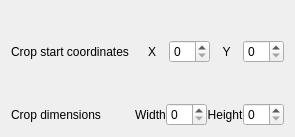
<ui version="4.0" >
 <author></author>
 <comment></comment>
 <exportmacro></exportmacro>
 <class>cropOp</class>

        <widget class="QWidget" name="cropOp">
         <layout class="QFormLayout" name="formLayout_4">
          <property name="verticalSpacing">
           <number>40</number>
          </property>
          <property name="topMargin">
           <number>40</number>
          </property>
          <item row="0" column="0">
           <widget class="QLabel" name="label_14">
            <property name="text">
             <string>Crop start coordinates</string>
            </property>
           </widget>
          </item>
          <item row="0" column="1">
           <layout class="QHBoxLayout" name="horizontalLayout_19">
            <item>
             <widget class="QLabel" name="label_30">
              <property name="text">
               <string>X</string>
              </property>
              <property name="alignment">
               <set>Qt::AlignCenter</set>
              </property>
             </widget>
            </item>
            <item>
             <widget class="QSpinBox" name="spinBox_21"/>
            </item>
            <item>
             <widget class="QLabel" name="label_31">
              <property name="text">
               <string>Y</string>
              </property>
              <property name="alignment">
               <set>Qt::AlignCenter</set>
              </property>
             </widget>
            </item>
            <item>
             <widget class="QSpinBox" name="spinBox_22"/>
            </item>
           </layout>
          </item>
          <item row="1" column="0">
           <widget class="QLabel" name="label_15">
            <property name="text">
             <string>Crop dimensions</string>
            </property>
           </widget>
          </item>
          <item row="1" column="1">
           <layout class="QHBoxLayout" name="horizontalLayout_22">
            <item>
             <widget class="QLabel" name="label_35">
              <property name="text">
               <string>Width</string>
              </property>
              <property name="alignment">
               <set>Qt::AlignCenter</set>
              </property>
             </widget>
            </item>
            <item>
             <widget class="QSpinBox" name="spinBox_25"/>
            </item>
            <item>
             <widget class="QLabel" name="label_36">
              <property name="text">
               <string>Height</string>
              </property>
              <property name="alignment">
               <set>Qt::AlignCenter</set>
              </property>
             </widget>
            </item>
            <item>
             <widget class="QSpinBox" name="spinBox_26"/>
            </item>
           </layout>
          </item>
         </layout>
        </widget>


 <pixmapfunction></pixmapfunction>
 <connections/>
</ui>
